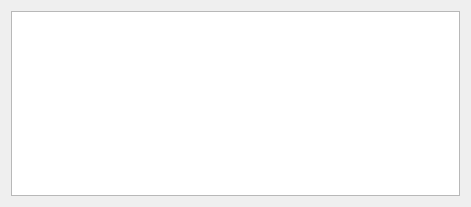
<?xml version="1.0" encoding="UTF-8"?>
<ui version="4.0">
 <class>MainBox</class>
 <widget class="QWidget" name="MainBox">
  <property name="geometry">
   <rect>
    <x>0</x>
    <y>0</y>
    <width>471</width>
    <height>207</height>
   </rect>
  </property>
  <property name="windowTitle">
   <string>Dialog</string>
  </property>
  <layout class="QVBoxLayout" name="verticalLayout">
   <item>
    <widget class="QGraphicsView" name="graphicsView"/>
   </item>
  </layout>
 </widget>
 <resources/>
 <connections/>
</ui>
